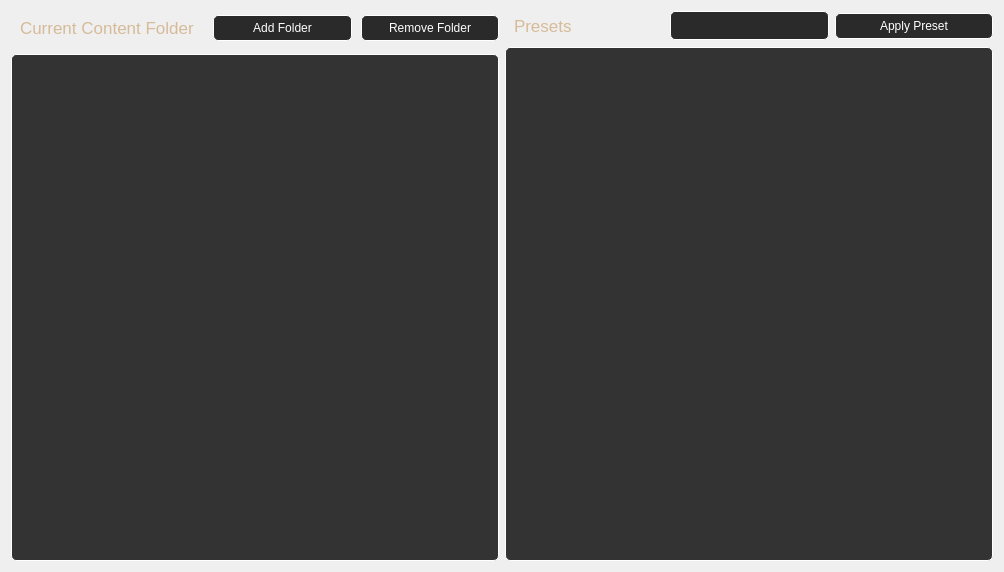
          <widget class="QWidget" name="scrollAreaWidgetContents">
           <property name="geometry">
            <rect>
             <x>0</x>
             <y>0</y>
             <width>1004</width>
             <height>572</height>
            </rect>
           </property>
           <layout class="QHBoxLayout" name="horizontalLayout_6">
            <item>
             <layout class="QHBoxLayout" name="horizontalLayout_9">
              <property name="rightMargin">
               <number>0</number>
              </property>
              <item>
               <layout class="QVBoxLayout" name="verticalLayout_5">
                <property name="spacing">
                 <number>9</number>
                </property>
                <property name="rightMargin">
                 <number>0</number>
                </property>
                <item>
                 <layout class="QHBoxLayout" name="horizontalLayout_11">
                  <property name="bottomMargin">
                   <number>0</number>
                  </property>
                  <item>
                   <widget class="QLabel" name="label_2">
                    <property name="minimumSize">
                     <size>
                      <width>0</width>
                      <height>34</height>
                     </size>
                    </property>
                    <property name="styleSheet">
                     <string notr="true">/* Label */
QLabel {
  color:rgb(214, 187, 152);/* Electric blue text */
  font-family: 'Roboto', sans-serif; /* Modern font */
  font-size: 17px;
  font-weight: normal;
  padding: 5px;
}</string>
                    </property>
                    <property name="text">
                     <string>Current Content Folder</string>
                    </property>
                   </widget>
                  </item>
                  <item>
                   <widget class="QPushButton" name="pushButton_2">
                    <property name="styleSheet">
                     <string notr="true">/* Button */
QPushButton {
    background-color: #2a2a2a;
    color: #ffffff;
    border: 1px solid #ffffff;
    border-radius: 5px;
    padding: 5px;
    font-family: &quot;Segoe UI&quot;, sans-serif; /* Modern font example */
}

QPushButton:hover {
  background-color: rgb(214, 187, 152);
  border-color: #585c62;
}

QPushButton:pressed {
  background-color:  rgb(240, 125, 126);
  border-color: #72767a;
}

QPushButton:disabled {
  background-color: #52565a;
  border-color: #64686c;
  color: #888888;
}
</string>
                    </property>
                    <property name="text">
                     <string>Add Folder</string>
                    </property>
                   </widget>
                  </item>
                  <item>
                   <widget class="QPushButton" name="pushButton">
                    <property name="styleSheet">
                     <string notr="true">/* Button */
QPushButton {
    background-color: #2a2a2a;
    color: #ffffff;
    border: 1px solid #ffffff;
    border-radius: 5px;
    padding: 5px;
    font-family: &quot;Segoe UI&quot;, sans-serif; /* Modern font example */
}

QPushButton:hover {
  background-color: rgb(214, 187, 152);
  border-color: #585c62;
}

QPushButton:pressed {
  background-color:  rgb(240, 125, 126);
  border-color: #72767a;
}

QPushButton:disabled {
  background-color: #52565a;
  border-color: #64686c;
  color: #888888;
}
</string>
                    </property>
                    <property name="text">
                     <string>Remove Folder</string>
                    </property>
                   </widget>
                  </item>
                 </layout>
                </item>
                <item>
                 <widget class="QTreeView" name="CurrentProject_Tree">
                  <property name="styleSheet">
                   <string notr="true">QTreeView {
    background-color: #333333;
    color: #ffffff;
    border: 1px solid #ffffff;
    border-radius: 5px;
}

/* Set the background color and font for QTreeView items */
QTreeView::item {
    color: rgb(214, 187, 152);
    font-family: 'Roboto', sans-serif; /* Modern font */
    font-size: 17px;
}

/* Set the background color for selected items in QTreeView */
QTreeView::item:selected {
    background-color: rgb(240, 125, 126);
}

/* Set the font color and size for text in selected items */
QTreeView::item:selected:active {
    color: black;
    font-size: 20px;
}

</string>
                  </property>
                  <attribute name="headerVisible">
                   <bool>true</bool>
                  </attribute>
                 </widget>
                </item>
               </layout>
              </item>
              <item>
               <layout class="QVBoxLayout" name="verticalLayout_2">
                <property name="rightMargin">
                 <number>0</number>
                </property>
                <item>
                 <layout class="QHBoxLayout" name="horizontalLayout_10">
                  <property name="bottomMargin">
                   <number>0</number>
                  </property>
                  <item>
                   <widget class="QLabel" name="label_4">
                    <property name="minimumSize">
                     <size>
                      <width>0</width>
                      <height>0</height>
                     </size>
                    </property>
                    <property name="styleSheet">
                     <string notr="true">/* Label */
QLabel {
  color:rgb(214, 187, 152);/* Electric blue text */
  font-family: 'Roboto', sans-serif; /* Modern font */
  font-size: 17px;
  font-weight: normal;
  padding: 5px;
}</string>
                    </property>
                    <property name="text">
                     <string>Presets</string>
                    </property>
                    <property name="alignment">
                     <set>Qt::AlignLeading|Qt::AlignLeft|Qt::AlignVCenter</set>
                    </property>
                   </widget>
                  </item>
                  <item>
                   <spacer name="horizontalSpacer_9">
                    <property name="orientation">
                     <enum>Qt::Horizontal</enum>
                    </property>
                    <property name="sizeType">
                     <enum>QSizePolicy::Fixed</enum>
                    </property>
                    <property name="sizeHint" stdset="0">
                     <size>
                      <width>1</width>
                      <height>20</height>
                     </size>
                    </property>
                   </spacer>
                  </item>
                  <item>
                   <widget class="QComboBox" name="SuggestedStructures_CBOX">
                    <property name="font">
                     <font>
                      <family>Segoe UI</family>
                      <pointsize>14</pointsize>
                     </font>
                    </property>
                    <property name="styleSheet">
                     <string notr="true">/* ComboBox */
QComboBox {
    background-color: #2a2a2a;
    color: #ffffff;
    border: 1px solid #ffffff;
    border-radius: 5px;
    padding: 1px;
    font-family: &quot;Segoe UI&quot;, sans-serif; /* Modern font example */
}

QComboBox:hover {
    background-color: rgb(214, 187, 152);
    border-color: #585c62;
}



QComboBox:disabled {
    background-color: #52565a;
    border-color: #64686c;
    color: #888888;
}

QComboBox::drop-down {
    border: none; /* Remove the default arrow button */
}



/* ComboBox Popup */
QComboBox QAbstractItemView {
    background-color: #2a2a2a;
    color: #000000; /* Font color when the list view is open */
    border: 1px solid #ffffff;
    selection-background-color: rgb(240, 125, 126); /* Color when an item is pressed */
	
}

/* Selected Item */
QComboBox::item:selected {
    background-color: rgb(240, 125, 126);
}
</string>
                    </property>
                   </widget>
                  </item>
                  <item>
                   <widget class="QPushButton" name="pushButton_3">
                    <property name="styleSheet">
                     <string notr="true">/* Button */
QPushButton {
    background-color: #2a2a2a;
    color: #ffffff;
    border: 1px solid #ffffff;
    border-radius: 5px;
    padding: 5px;
    font-family: &quot;Segoe UI&quot;, sans-serif; /* Modern font example */
}

QPushButton:hover {
  background-color: rgb(214, 187, 152);
  border-color: #585c62;
}

QPushButton:pressed {
  background-color:  rgb(240, 125, 126);
  border-color: #72767a;
}

QPushButton:disabled {
  background-color: #52565a;
  border-color: #64686c;
  color: #888888;
}
</string>
                    </property>
                    <property name="text">
                     <string>Apply Preset</string>
                    </property>
                   </widget>
                  </item>
                 </layout>
                </item>
                <item>
                 <widget class="QTreeView" name="SuggestedStructuresGame_Tree">
                  <property name="font">
                   <font>
                    <pointsize>14</pointsize>
                   </font>
                  </property>
                  <property name="styleSheet">
                   <string notr="true">QTreeView {
    background-color: #333333;
    color: #ffffff;
    border: 1px solid #ffffff;
    border-radius: 5px;
}

/* Set the background color and font for QTreeView items */
QTreeView::item {
    color: rgb(214, 187, 152);
    font-family: 'Roboto', sans-serif; /* Modern font */
    font-size: 17px;
}

/* Set the background color for selected items in QTreeView */
QTreeView::item:selected {
    background-color: rgb(240, 125, 126);
}

/* Set the font color and size for text in selected items */
QTreeView::item:selected:active {
    color: black;
    font-size: 20px;
}
</string>
                  </property>
                  <property name="lineWidth">
                   <number>1</number>
                  </property>
                  <property name="editTriggers">
                   <set>QAbstractItemView::NoEditTriggers</set>
                  </property>
                  <property name="showDropIndicator" stdset="0">
                   <bool>false</bool>
                  </property>
                  <property name="itemsExpandable">
                   <bool>true</bool>
                  </property>
                  <property name="animated">
                   <bool>false</bool>
                  </property>
                  <attribute name="headerVisible">
                   <bool>false</bool>
                  </attribute>
                 </widget>
                </item>
               </layout>
              </item>
             </layout>
            </item>
           </layout>
          </widget>
